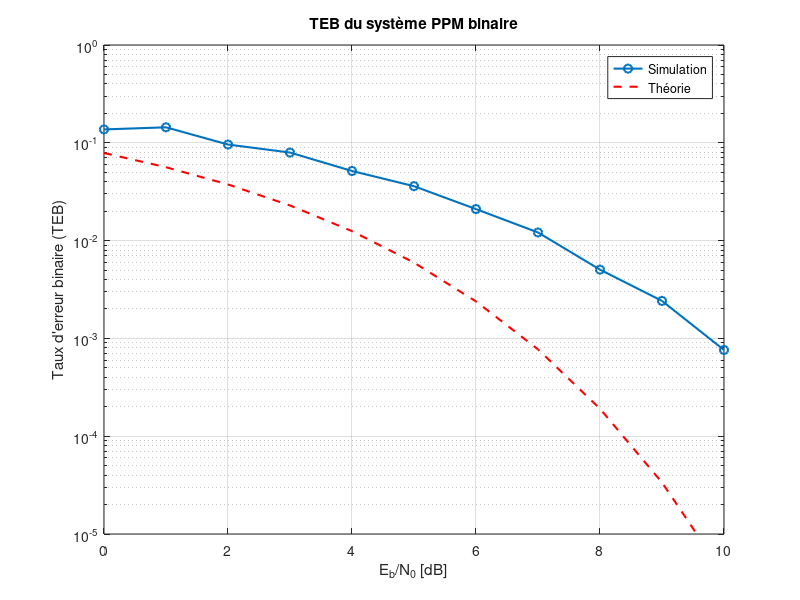

Write MATLAB code to recreate this figure.
clear; 
clc; 
close all;
Fe = 20e6;
Fse = 20;
Te = 1/Fe;
Ts = Fse*Te;

p0 = [zeros(1, Fse/2), ones(1, Fse/2)];
p1 = [ones(1, Fse/2), zeros(1, Fse/2)];
Eb = Fse/2;
EbN0_dB = 0:1:10; % Eb/N0 en dB
BER_sim = zeros(size(EbN0_dB));

% pour regler erreur fin 
Nb_bits_par_trame = 1000; % bits par transmission
Nb_erreurs_min = 100; % nombre minimum d'erreurs pour avoir une statistique fiable

for i = 1:length(EbN0_dB)
    EbN0_lin = 10^(EbN0_dB(i)/10);
    sigma_n = sqrt(Eb/(2*EbN0_lin)); 
    
    % compteurs
    nb_erreurs_total = 0;
    nb_bits_total = 0;
    
    % continuer jusqu'à avoir au moins 100 erreurs
    while nb_erreurs_total < Nb_erreurs_min
        bits = randi([0 1], 1, Nb_bits_par_trame);
        
        % signal
        sl = [];
        for k = 1:Nb_bits_par_trame
            if bits(k)==0
                sl = [sl p0];
            else
                sl = [sl p1];
            end
        end
        
        % Ajout du bruit
        s_bruit = sl + sigma_n*randn(size(sl));
        
        % Corrélation avec p0 et p1
        r0 = conv(s_bruit, fliplr(p0), 'same');
        r1 = conv(s_bruit, fliplr(p1), 'same');
        
        % Échantillons centraux
        rm0 = zeros(1, Nb_bits_par_trame);
        rm1 = zeros(1, Nb_bits_par_trame);
        for k = 1:Nb_bits_par_trame
            rm0(k) = r0((k-1)*Fse + Fse/2);
            rm1(k) = r1((k-1)*Fse + Fse/2);
        end
        
        %car choix du bit = booleen sur le meilleur rapport de convulusion
        %(c l'avantage de la modulaton)
        bits_choisi = rm1 > rm0;
        
        % Comptage des erreurs
        nb_erreurs_total = nb_erreurs_total + sum(bits~=bits_choisi);
        nb_bits_total = nb_bits_total + Nb_bits_par_trame;
        
        % sinon on a eu des boucles infinis
        if nb_bits_total > 1e6 && nb_erreurs_total < 10
            fprintf('Eb/N0 = %d dB : Très peu d''erreurs après 1M bits (%d erreurs)\n', ...
                EbN0_dB(i), nb_erreurs_total);
            break;
        end
    end
    
    % Calcul TEB
    BER_sim(i) = nb_erreurs_total/nb_bits_total;
    fprintf('Eb/N0 = %2d dB : %d erreurs sur %d bits, TEB = %.4e\n', ...
        EbN0_dB(i), nb_erreurs_total, nb_bits_total, BER_sim(i));
end

% Courbe théorique ppm ayant une distance divisé par 2(+ compliqué de choisir du coup)
% comparé à une BPSK d'ou la perte de sensibilité et le rapport 2 qu'on retire.
Pb_th = 0.5*erfc(sqrt(10.^(EbN0_dB/10)));

% Tracé propre ia
figure;
semilogy(EbN0_dB, BER_sim,'o-','LineWidth',1.5, 'DisplayName', 'Simulation'); 
hold on;
semilogy(EbN0_dB, Pb_th,'r--','LineWidth',1.5, 'DisplayName', 'Théorie');
grid on;
xlabel('E_b/N_0 [dB]');
ylabel('Taux d''erreur binaire (TEB)');
legend('Location', 'best');
title('TEB du système PPM binaire');
ylim([1e-5 1]);
